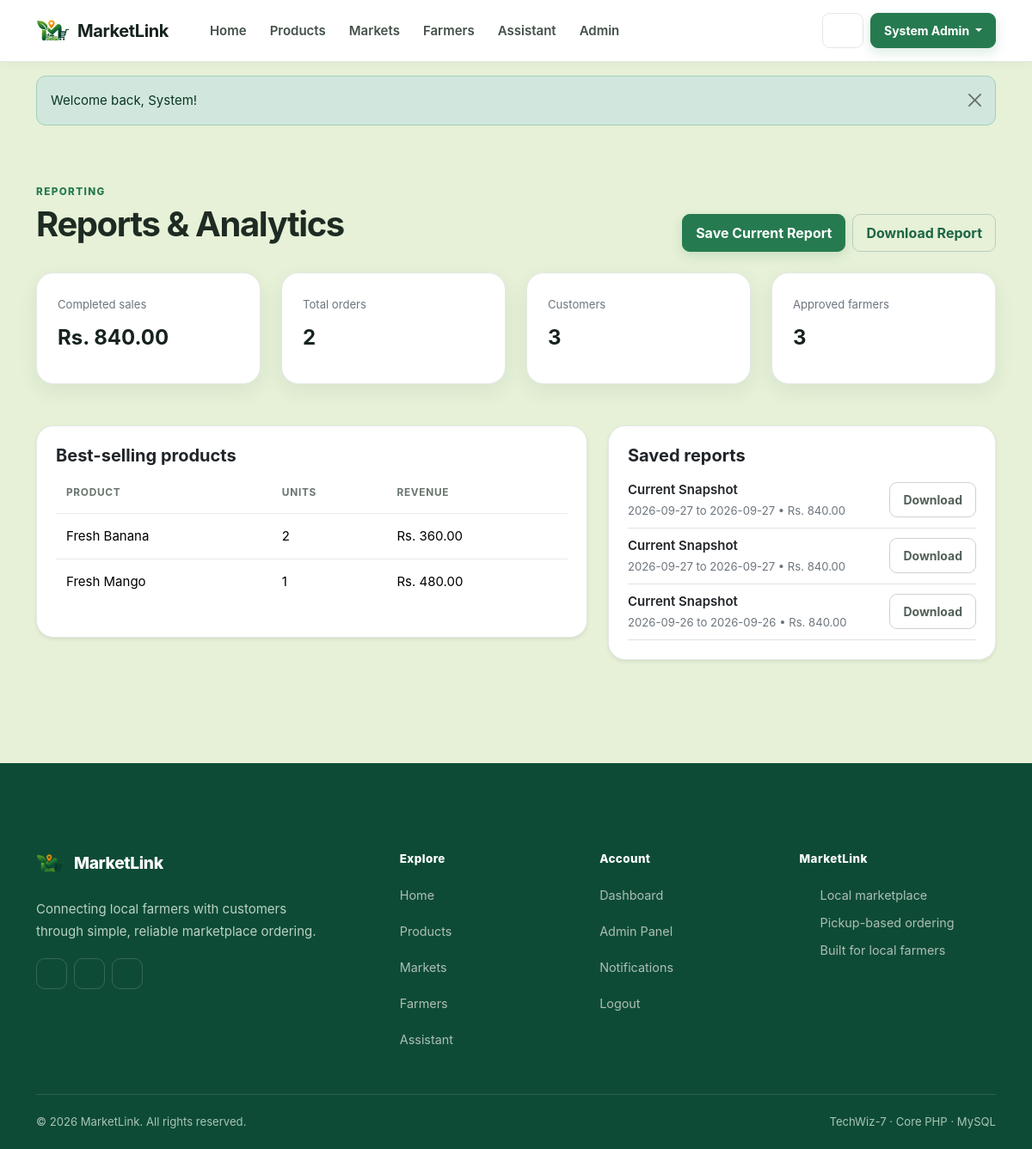
The page /admin/reports (signed in) on the database its author committed.
### tables this page shows
CREATE TABLE `users` (
  `id` int(10) UNSIGNED NOT NULL,
  `name` varchar(120) NOT NULL,
  `email` varchar(190) NOT NULL,
  `password` varchar(255) NOT NULL,
  `phone` varchar(30) DEFAULT NULL,
  `profile_image` varchar(255) DEFAULT NULL,
  `role` enum('admin','farmer','customer') NOT NULL DEFAULT 'customer',
  `market_id` int(10) UNSIGNED DEFAULT NULL,
  `status` enum('active','inactive') NOT NULL DEFAULT 'active',
  `approval_status` enum('pending','approved','suspended') NOT NULL DEFAULT 'approved',
  `created_at` timestamp NOT NULL DEFAULT current_timestamp()
);

CREATE TABLE `reports` (
  `id` int(10) UNSIGNED NOT NULL,
  `report_type` varchar(100) NOT NULL,
  `period_start` date NOT NULL,
  `period_end` date NOT NULL,
  `total_sales` decimal(12,2) NOT NULL DEFAULT 0.00,
  `total_orders` int(10) UNSIGNED NOT NULL DEFAULT 0,
  `created_at` timestamp NOT NULL DEFAULT current_timestamp()
);

### app/Controllers/AdminController.php (called while the page is built, shortened)
<?php
class AdminController
{
    public function reports(): void
    {
        require_role('admin');
        $pdo = db();
        $stats = ['sales' => $pdo->query("SELECT COALESCE(SUM(total_amount),0) FROM orders WHERE status='completed'")->fetchColumn(), 'orders' => $pdo->query("SELECT COUNT(*) FROM orders")->fetchColumn(), 'customers' => $pdo->query("SELECT COUNT(*) FROM users WHERE role='customer'")->fetchColumn(), 'farmers' => $pdo->query("SELECT COUNT(*) FROM users WHERE role='farmer' AND approval_status='approved'")->fetchColumn()];
        $top = $pdo->query("SELECT p.name,SUM(oi.quantity) units,SUM(oi.subtotal) revenue FROM order_items oi JOIN products p ON p.id=oi.product_id JOIN orders o ON o.id=oi.order_id WHERE o.status='completed' GROUP BY p.id ORDER BY units DESC LIMIT 10")->fetchAll();
        $history = $pdo->query("SELECT * FROM reports ORDER BY created_at DESC LIMIT 10")->fetchAll();
        require __DIR__ . '/../Views/layouts/header.php';
        require __DIR__ . '/../Views/admin/reports.php';
        require __DIR__ . '/../Views/layouts/footer.php';
    }
}

### index.php (called while the page is built, shortened)
<?php
require_once __DIR__ . '/app/Support/Router.php';
$router = new \App\Support\Router(require __DIR__ . '/routes/web.php');
$router->dispatch($_SERVER['REQUEST_METHOD'] ?? 'GET', $_SERVER['REQUEST_URI'] ?? '/');

### app/Support/auth.php (called while the page is built, shortened)
<?php
require_once __DIR__ . '/db.php';
function current_user(): ?array
{
    static $userLoaded = false;
    static $user = null;
    if ($userLoaded) return $user;
    $userLoaded = true;
    $st = db()->prepare('SELECT * FROM users WHERE id=? LIMIT 1');
    $st->execute([$_SESSION['user_id']]);
    $user = $st->fetch() ?: null;
    return $user;
}
function require_login(): void
{
    if (!current_user()) {
        flash('warning', 'Please login first.');
        redirect('login.php');
    }
}
function require_role(string $role): void
{
    require_login();
}

### app/Support/db.php (called while the page is built, shortened)
<?php
function db(): PDO {
    static $pdo = null;
    if ($pdo === null) {
        $dsn = 'mysql:host=' . DB_HOST . ';dbname=' . DB_NAME . ';charset=utf8mb4';
        $pdo = new PDO($dsn, DB_USER, DB_PASS, [PDO::ATTR_ERRMODE=>PDO::ERRMODE_EXCEPTION, PDO::ATTR_DEFAULT_FETCH_MODE=>PDO::FETCH_ASSOC, PDO::ATTR_EMULATE_PREPARES=>false]);
    }
    return $pdo;
}

### app/Views/admin/reports.php (the view)
<div class="container py-5">
    <div class="d-flex justify-content-between align-items-end mb-4">
        <div><span class="eyebrow">Reporting</span>
            <h1 class="fw-bold">Reports & Analytics</h1>
        </div>
        <div class="d-flex gap-2">
            <form method="post" action="<?= url('actions/admin.php') ?>"><?= csrf_field() ?><input type="hidden" name="action" value="generate_report"><button class="btn btn-primary">Save Current Report</button></form>
            <a href="<?= url('actions/admin.php?action=download_report') ?>" class="btn btn-outline-primary">Download Report</a>
        </div>
    </div>
    <div class="row g-4 mb-5"><?php foreach ([['sales', 'Completed sales', 'Rs. ' . money($stats['sales'])], ['orders', 'Total orders', (int)$stats['orders']], ['customers', 'Customers', (int)$stats['customers']], ['farmers', 'Approved farmers', (int)$stats['farmers']]] as $s): ?><div class="col-md-3">
                <div class="stat-card p-4 h-100"><small class="text-secondary"><?= $s[1] ?></small>
                    <div class="fs-4 fw-bold mt-2"><?= $s[2] ?></div>
                </div>
            </div><?php endforeach; ?></div>
    <div class="row g-4">
        <div class="col-lg-7">
            <div class="card border-0 shadow-sm">
                <div class="card-body">
                    <h5 class="fw-bold">Best-selling products</h5>
                    <div class="table-responsive">
                        <table class="table">
                            <thead>
                                <tr>
                                    <th>Product</th>
                                    <th>Units</th>
                                    <th>Revenue</th>
                                </tr>
                            </thead>
                            <tbody><?php foreach ($top as $t): ?><tr>
                                        <td><?= e($t['name']) ?></td>
                                        <td><?= $t['units'] ?></td>
                                        <td>Rs. <?= money($t['revenue']) ?></td>
                                    </tr><?php endforeach; ?></tbody>
                        </table>
                    </div>
                </div>
            </div>
        </div>
        <div class="col-lg-5">
            <div class="card border-0 shadow-sm">
                <div class="card-body">
                    <h5 class="fw-bold">Saved reports</h5><?php foreach ($history as $h): ?><div class="border-bottom py-2 d-flex justify-content-between align-items-center">
                            <div>
                                <div class="fw-semibold"><?= e($h['report_type']) ?></div><small class="text-secondary"><?= e($h['period_start']) ?> to <?= e($h['period_end']) ?> • Rs. <?= money($h['total_sales']) ?></small>
                            </div>
                            <a href="<?= url('actions/admin.php?action=download_saved_report&id=' . $h['id']) ?>" class="btn btn-sm btn-outline-secondary">Download</a>
                        </div><?php endforeach; ?>
                </div>
            </div>
        </div>
    </div>
</div>

### app/Support/Router.php (shortened to what this page needs)
<?php
class Router {
    public function dispatch(string $method, string $uri): void {
        $path = parse_url($uri, PHP_URL_PATH) ?: '/';
        foreach ($this->routes as [$m,$route,$handler]) {
            if ($m === $method && $route === $path) { [$class,$action]=$handler; (new $class())->$action(); return; }
        }
    }
}

### app/Views/layouts/header.php (shortened to what this page needs)
<?php
$flash = get_flash();
$user = current_user();
?>
<!doctype html>
<html lang="en">
<head>
    <link
        href="https://cdn.jsdelivr.net/npm/bootstrap@5.3.8/dist/css/bootstrap.min.css"
        rel="stylesheet"
    >
<link
        href="<?= url('assets/css/style.css') ?>"
        rel="stylesheet"
    >
</head>
<body>
    <nav class="navbar navbar-expand-lg navbar-light sticky-top">
        <div class="container">
            <a
                class="navbar-brand fw-bold d-flex align-items-center gap-2"
                href="<?= url('home') ?>"
            >
                <img src="<?= url('assets/img/logo.png') ?>" alt="MarketLink logo" width="40" height="40" class="d-inline-block align-text-top">
                <span>MarketLink</span>
            </a>
            <div id="mainNav" class="collapse navbar-collapse">
                <ul class="navbar-nav me-auto mb-2 mb-lg-0">
                    <li class="nav-item links">
                        <a
                            class="nav-link text-light"
                            href="<?= url('home') ?>"
                        >
                            Home
                        </a>
                    </li>
                    <li class="nav-item links">
                        <a
                            class="nav-link text-light"
                            href="<?= url('products') ?>"
                        >
                            Products
                        </a>
                    </li>
                    <li class="nav-item links">
                        <a
                            class="nav-link text-light"
                            href="<?= url('markets') ?>"
                        >
                            Markets
                        </a>
                    </li>
                    <li class="nav-item links">
                        <a
                            class="nav-link text-light"
                            href="<?= url('farmers') ?>"
                        >
                            Farmers
                        </a>
                    </li>
                    <li class="nav-item links">
                        <a
                            class="nav-link text-light"
                            href="<?= url('assistant') ?>"
                        >
                            Assistant
                        </a>
                    </li>
                    <?php if ($user && $user['role'] === 'customer'): ?>
                        <li class="nav-item links">
                            <a
                                class="nav-link text-light"
                                href="<?= url('orders') ?>"
                            >
                                Orders
                            </a>
                        </li>
                    <?php elseif ($user && $user['role'] === 'admin'): ?>
                        <li class="nav-item">
                            <a
                                class="nav-link"
                                href="<?= url('admin/home') ?>"
                            >
                                Admin
                            </a>
                        </li>
                    <?php endif; ?>
                </ul>
                <div class="d-flex align-items-center gap-2">
                    <?php if ($user): ?>
                        <a
                            class="btn btn-outline-light btn-sm bell-icon"
                            href="<?= url('notifications') ?>"
                        >
                            <?= svg_icon("bell", "icon icon-sm", "Notifications") ?>
                        </a>
                        <div class="dropdown">
                            <button
                                class="btn btn-primary btn-sm dropdown-toggle"
                                data-bs-toggle="dropdown"
                            >
                                <?= e($user['name']) ?>
                            </button>
                        </div>
                    <?php endif; ?>
                </div>
            </div>
        </div>
    </nav>
    <?php if ($flash): ?>
        <div class="container mt-3">
            <div
                class="alert alert-<?= e($flash['type']) ?> alert-dismissible fade show"
                role="alert"
            >
                <?= e($flash['message']) ?>
                <button
                    class="btn-close"
                    data-bs-dismiss="alert"
                ></button>
            </div>
        </div>
    <?php endif; ?>

### assets/css/style.css (style rules this page uses)
:root { --green-950: #123b2a; --green-900: #174b34; --green-800: #1d6545; --green-700: #267a50; --green-600: #2f8b5c; --green-100: #e8f5ed; --green-50: #f4faf6; --ink: #17231d; --muted: #6b776f; --line: #e2e9e4; --paper: #ffffff; --page: #71af1a2c; --warning: #a66a00; --danger: #b42318; --radius: 14px; --radius-lg: 20px; --shadow: 0 8px 24px rgba(25, 55, 39, .07); --shadow-hover: 0 16px 36px rgba(25, 55, 39, .11); }
* { box-sizing: border-box; }
html { scroll-behavior: smooth; }
body { margin: 0; background: var(--page); color: var(--ink); font-family: Inter, ui-sans-serif, -apple-system, BlinkMacSystemFont, "Segoe UI", sans-serif; font-size: 15px; line-height: 1.6; -webkit-font-smoothing: antialiased; }
a { color: var(--green-700); text-decoration: none; }
.navbar { min-height: 72px; background: rgba(255,255,255,.97) !important; border-bottom: 1px solid var(--line) !important; box-shadow: 0 2px 14px rgba(20, 45, 31, .04); padding: 10px 0; }
.navbar .container { gap: 20px; }
.navbar-brand { color: var(--ink) !important; letter-spacing: -.02em; }
.navbar-nav { gap: 3px; }
.navbar-nav .links { margin: 0; }
.navbar-nav .links .nav-link, .navbar-nav .nav-link { position: relative; color: #445149 !important; font-weight: 600; padding: 9px 12px !important; border-radius: 9px; transition: background .18s ease, color .18s ease; }
.btn { border-radius: 9px; font-weight: 650; padding: 9px 15px; border-width: 1px; transition: transform .16s ease, box-shadow .16s ease, background .16s ease; }
.btn-primary { --bs-btn-bg: var(--green-700); --bs-btn-border-color: var(--green-700); --bs-btn-hover-bg: var(--green-900); --bs-btn-hover-border-color: var(--green-900); --bs-btn-active-bg: var(--green-900); --bs-btn-active-border-color: var(--green-900); box-shadow: 0 5px 13px rgba(38,122,80,.16); }
.btn-outline-primary { --bs-btn-color: var(--green-800); --bs-btn-border-color: #b8cec0; --bs-btn-hover-color: #fff; --bs-btn-hover-bg: var(--green-700); --bs-btn-hover-border-color: var(--green-700); }
.btn-outline-secondary { --bs-btn-border-color: #cbd4ce; --bs-btn-color: #526058; }
.hero-card, .card, .stat-card, .stat-mini, .info-box { background: var(--paper); border: 1px solid var(--line) !important; border-radius: var(--radius-lg) !important; }
.card, .stat-card { box-shadow: var(--shadow); }
.card-body { padding: 22px; }
.eyebrow { display: inline-block; margin-bottom: 7px; color: var(--green-700); font-size: .73rem; line-height: 1; text-transform: uppercase; letter-spacing: .12em; font-weight: 800; }
.stat-card { min-height: 130px; transition: transform .18s ease, box-shadow .18s ease; }
.table { --bs-table-bg: transparent; vertical-align: middle; }
.table > :not(caption) > * > * { padding: 14px 12px; border-bottom-color: #e8ede9; }
.table thead th { color: #69756e; font-size: .74rem; text-transform: uppercase; letter-spacing: .06em; font-weight: 750; border-bottom-width: 1px; }
.table tbody tr:last-child td { border-bottom: 0; }
.alert { border-radius: 11px; border-width: 1px; }
.bell-icon { position: relative; color: var(--green-800) !important; background: #fff !important; border-color: var(--line) !important; box-shadow: none; }
.container > h1, .container h1 { letter-spacing: -.035em; color: #1d2b23; }
.navbar-brand img { object-fit: contain; border-radius: 9px; }

### rows shown on the page
users: name "System Admin"
reports: report_type "Current Snapshot", period_start "2026-09-27", period_end "2026-09-27", total_sales "840.00"
reports: report_type "Current Snapshot", period_start "2026-09-27", period_end "2026-09-27", total_sales "840.00"
reports: report_type "Current Snapshot", period_start "2026-09-26", period_end "2026-09-26", total_sales "840.00"

### other values the page prints
$s[1] "Completed sales"
$s[2] "Rs. 840.00"
$s[1] "Total orders"
$s[2] "2"
$s[1] "Customers"
$s[2] "3"
$s[1] "Approved farmers"
$t['name'] "Fresh Banana"
$t['units'] "2"
money($t['revenue']) "360.00"
$t['name'] "Fresh Mango"
$t['units'] "1"
money($t['revenue']) "480.00"
